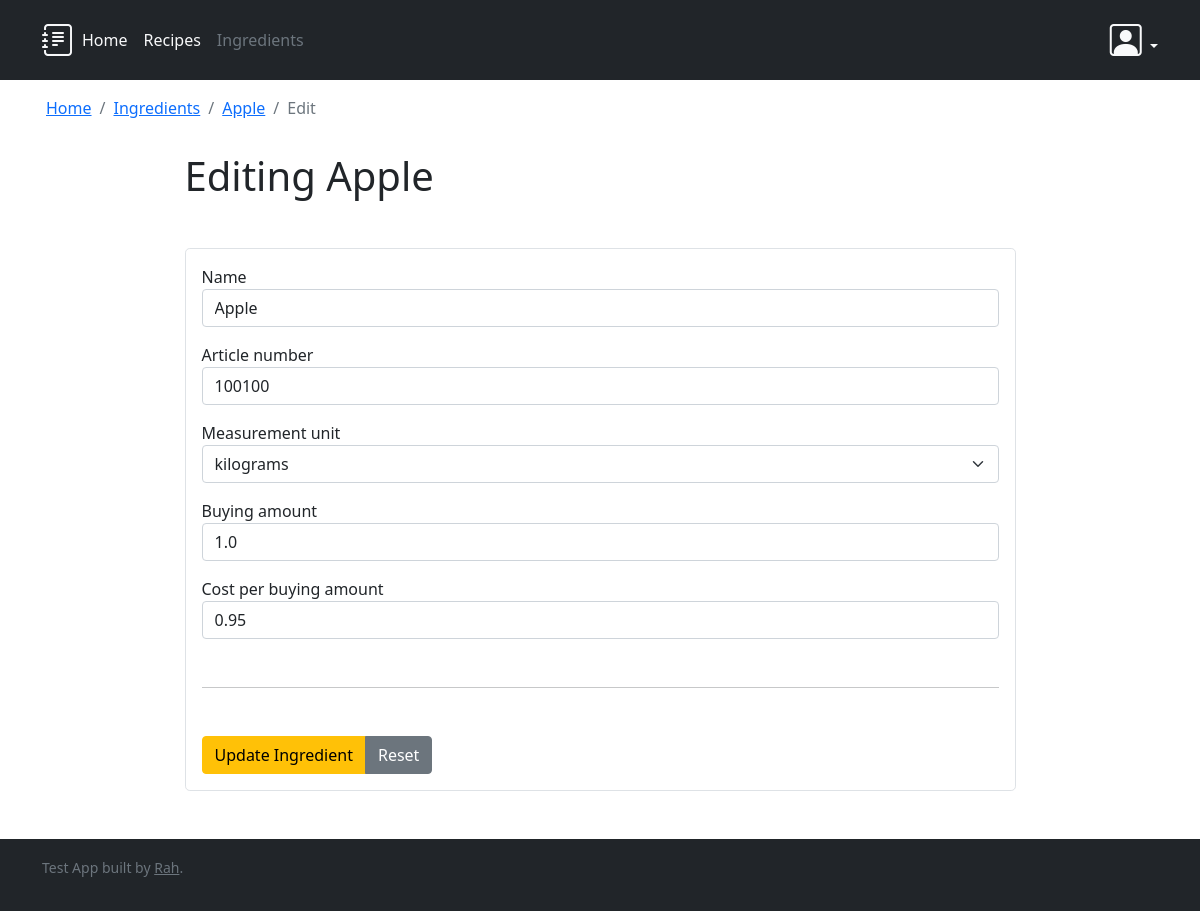
Before: /ingredients/5/edit (signed in) with the older database file.
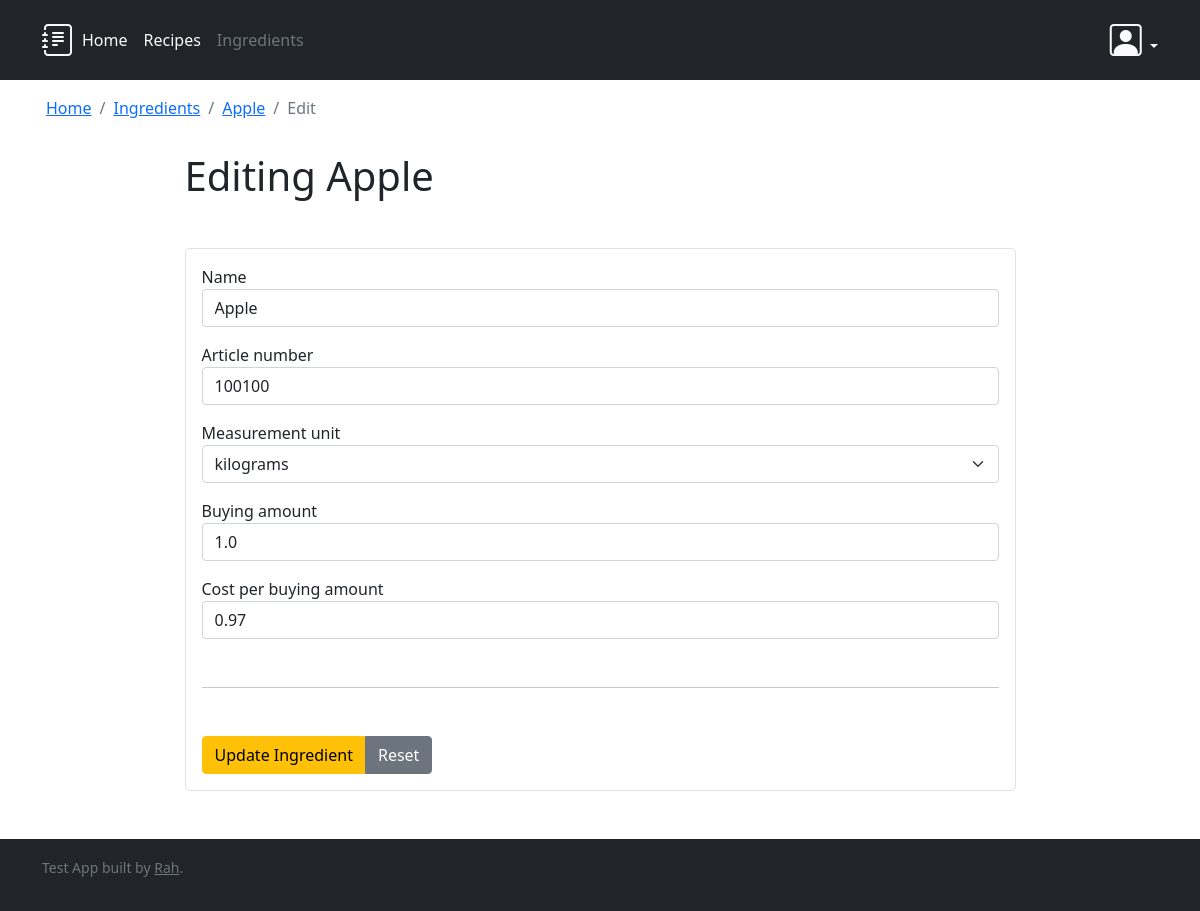
After: the same page with the newer database file.
### ingredients/models.py (models this page shows, shortened)
class Ingredient(models.Model):
    class Meta:
        ordering = ('name', 'article_number')
        verbose_name = 'Ingredient'
        verbose_name_plural = 'Ingredients'
    name = models.CharField(verbose_name='Ingredient name', max_length=256)
    article_number = models.CharField(
        verbose_name='Article number', max_length=24)
    base_measurement_unit = models.CharField(
        verbose_name='Measurement Unit', max_length=2, choices=MeasurementUnits.choices)
    base_amount = models.FloatField(verbose_name='Buying Amount', default=0)
    cost_per_base_amount = models.DecimalField(
        verbose_name='Cost per buying amount', max_digits=10, decimal_places=2)

### ingredients/views.py (the view)
# urls.py: path('<int:pk>/edit', views.edit, name='edit'),
@login_required
def edit(request, pk):
    ingredient = get_object_or_404(Ingredient, pk=pk)
    if request.method == 'POST':
        try:
            name = request.POST['name']
            article_number = request.POST['article_number']
            base_measurement_unit = request.POST['base_measurement_unit']
            base_amount = request.POST['base_amount']
            cost_per_base_amount = request.POST['cost_per_base_amount']
            ingredient.name = name
            ingredient.article_number = article_number
            ingredient.base_measurement_unit = base_measurement_unit
            ingredient.base_amount = base_amount
            ingredient.cost_per_base_amount = cost_per_base_amount
            ingredient.save()
            return render(
                request,
                'ingredients/edit_form.html',
                {'ingredient': ingredient,
                    'success': 'The ingredient was saved successfuly'}
            )
        except Exception as e:
            return render(request, 'ingredients/edit_form.html', {'ingredient': ingredient, 'error': str(e)})
    else:
        return render(request, 'ingredients/edit_form.html', {'ingredient': ingredient})

### ingredients/templates/ingredients/edit_form.html (shortened to what this page needs)
{% extends 'base.html' %}
{% block header %}{% include "header.html" with active_item="ingredients" %}{% endblock header %}
{% block breadcrumb %}
{{ block.super }}
<li class="breadcrumb-item"><a href="{% url 'ingredients:index' %}">Ingredients</a></li>
<li class="breadcrumb-item"><a href="{% url 'ingredients:detail' ingredient.id %}">{{ ingredient.name }}</a></li>
<li class="breadcrumb-item active" aria-current="page">Edit</li>
{% endblock breadcrumb %}
{% block content %}
<div class="row justify-content-center">
    <div class="col-12 col-lg-9">
        <h1>Editing {{ ingredient.name }}</h1>
        <p>&nbsp;</p>
        <form method="POST" action="{% url 'ingredients:edit' ingredient.id %}" class="border rounded-3 p-3">
            <div class="mb-3">
                <label for="name_input">Name</label>
                <input type="text" class="form-control" id="name_input" name="name" placeholder="Ingredient's name"
                    value="{{ ingredient.name }}" required>
            </div>
            <div class="mb-3">
                <label for="article_number_input">Article number</label>
                <input type="text" class="form-control" id="article_number_input" name="article_number"
                    placeholder="Ingredient's article number" value="{{ ingredient.article_number }}" required>
            </div>
            <div class="mb-3">
                <label for="base_measurement_unit_input">Measurement unit</label>
                <select class="form-select" id="base_measurement_unit_input" name="base_measurement_unit"
                    placeholder="Ingredient's measurement unit" value="{{ ingredient.base_measurement_unit }}" required>
                    <option {% if ingredient.base_measurement_unit == 'Kg' %} selected {% endif %} value="Kg">kilograms</option>
                </select>
            </div>
            <div class="mb-3">
                <label for="base_amount_input">Buying amount</label>
                <input type="number" step="0.01" min="0" class="form-control" id="base_amount_input" name="base_amount"
                    placeholder="Ingredient's buying amount" value="{{ ingredient.base_amount }}" required>
            </div>
            <div class="mb-3">
                <label for="cost_per_base_amount_input">Cost per buying amount</label>
                <input type="number" step="0.01" min="0" class="form-control" id="cost_per_base_amount_input"
                    name="cost_per_base_amount" placeholder="Ingredient's cost per buying amount"
                    value="{{ ingredient.cost_per_base_amount }}" required>
            </div>
            <hr class="my-5">
            <div class="btn-group" role="group">
                <input type="submit" role="button" class="btn btn-warning" value="Update Ingredient">
                <a href="{% url 'ingredients:edit' ingredient.id %}" role="button" class="btn btn-secondary">Reset</a>
            </div>
        </form>
    </div>
</div>
{% endblock %}

Changed rows visible on the page:
changed Ingredient "Apple": cost_per_base_amount "0.95" → "0.97"
